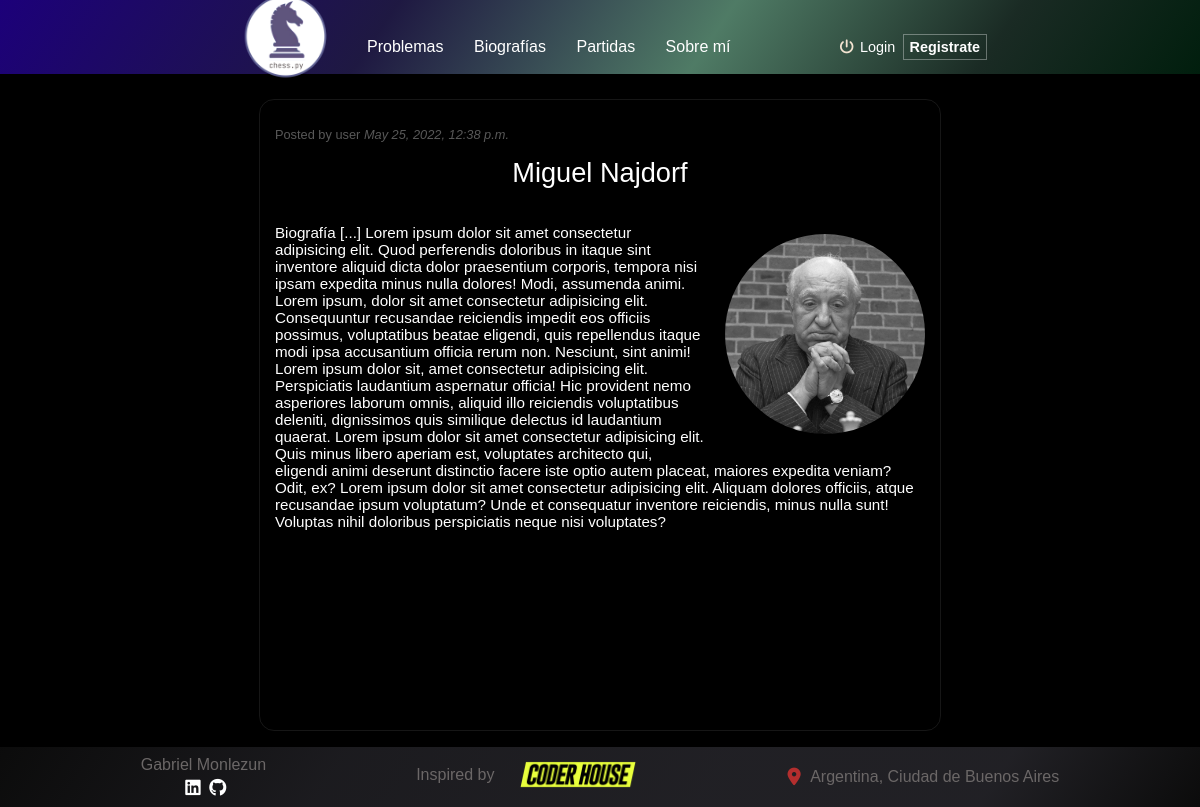
Page /Posts/biography/1 on the committed database.
### Posts/models.py (models this page shows, shortened)
class PostBio(models.Model):
    title = models.CharField(max_length=255)
    content = models.CharField(max_length=555)
    image = models.ImageField(upload_to='images_post',null=False,blank=False)
    date = models.DateTimeField(default=now, editable=False)
    author = models.ForeignKey(User, on_delete=models.CASCADE)

### Posts/views.py (the view)
# urls.py: path('biography/<pk>', BioDetail.as_view(), name="BioDetail"),
class BioDetail(DetailView):
    model = PostBio
    template_name = "Posts/postbio_detail.html"

### Posts/templates/Posts/postbio_detail.html (shortened to what this page needs)
{% extends "Posts/padre.html" %}
{% load static %}
{% block contenidoQueCambia %}
    <p class="detalle-user">Posted by user <i>{{object.date}}</i></p>
    <p class="detalle-titulo">{{object.title}}</p>
    <p class="detalle-contenido-biografia"><picture class="detalle__container-imagen-biografia">
        <img src="{{object.image.url}}" alt="" class="detalle-imagen-biografia">
    </picture>{{object.content}} Lorem ipsum dolor sit amet consectetur adipisicing elit. Quod perferendis doloribus in itaque sint inventore aliquid dicta dolor praesentium corporis, tempora nisi ipsam expedita minus nulla dolores! Modi, assumenda animi. Lorem ipsum, dolor sit amet consectetur adipisicing elit. Consequuntur recusandae reiciendis impedit eos officiis possimus, voluptatibus beatae eligendi, quis repellendus itaque modi ipsa accusantium officia rerum non. Nesciunt, sint animi! Lorem ipsum dolor sit, amet consectetur adipisicing elit. Perspiciatis laudantium aspernatur officia! Hic provident nemo asperiores laborum omnis, aliquid illo reiciendis voluptatibus deleniti, dignissimos quis similique delectus id laudantium quaerat. Lorem ipsum dolor sit amet consectetur adipisicing elit. Quis minus libero aperiam est, voluptates architecto qui, eligendi animi deserunt distinctio facere iste optio autem placeat, maiores expedita veniam? Odit, ex? Lorem ipsum dolor sit amet consectetur adipisicing elit. Aliquam dolores officiis, atque recusandae ipsum voluptatum? Unde et consequatur inventore reiciendis, minus nulla sunt! Voluptas nihil doloribus perspiciatis neque nisi voluptates? </p>
{% endblock %}

### Posts/static/Posts/css/style.css (style rules this page uses)
html { padding: 0; margin: 0; box-sizing: border-box; font-family: Verdana, Geneva, Tahoma, sans-serif; }
body { position: relative; background-color: black; margin: 0; z-index: 1; }
.detalle-user { font-size: .8rem; color: rgb(88, 88, 88); }
.detalle-titulo { font-size: 170%; text-align: center; margin-top: 15px; margin-bottom: 35px; }
.detalle__container-imagen-biografia { float: right; border-radius: 50%; margin-left: 20px; margin-bottom: 20px; margin-top: 10px; }
.detalle-contenido-biografia { color: white; text-align: left; font-size: 0.95rem; margin-bottom: 50px; }
.detalle-imagen-biografia { width: 200px; height: 200px; object-fit: cover; object-position: top; border-radius: 50%; }

### rows in the picture
PostBio: date "May 25, 2022, 12:38 p.m.", title "Miguel Najdorf", image (picture), content "Biografía [...]"
